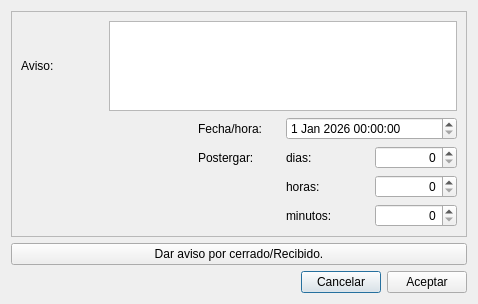
<?xml version="1.0" encoding="UTF-8"?>
<ui version="4.0">
 <class>FrmEditarAvisos</class>
 <widget class="QDialog" name="FrmEditarAvisos">
  <property name="geometry">
   <rect>
    <x>0</x>
    <y>0</y>
    <width>478</width>
    <height>304</height>
   </rect>
  </property>
  <property name="windowTitle">
   <string>Dialog</string>
  </property>
  <layout class="QGridLayout" name="gridLayout">
   <item row="2" column="1">
    <widget class="QPushButton" name="btnCancelar">
     <property name="text">
      <string>Cancelar</string>
     </property>
     <property name="icon">
      <iconset resource="../designer.qrc">
       <normaloff>:/Icons/PNG/close.png</normaloff>:/Icons/PNG/close.png</iconset>
     </property>
    </widget>
   </item>
   <item row="2" column="0">
    <spacer name="horizontalSpacer">
     <property name="orientation">
      <enum>Qt::Orientation::Horizontal</enum>
     </property>
     <property name="sizeHint" stdset="0">
      <size>
       <width>282</width>
       <height>20</height>
      </size>
     </property>
    </spacer>
   </item>
   <item row="2" column="2">
    <widget class="QPushButton" name="btnAceptar">
     <property name="text">
      <string>Aceptar</string>
     </property>
     <property name="icon">
      <iconset resource="../designer.qrc">
       <normaloff>:/Icons/PNG/OK.png</normaloff>:/Icons/PNG/OK.png</iconset>
     </property>
    </widget>
   </item>
   <item row="0" column="0" colspan="3">
    <widget class="QFrame" name="frame">
     <property name="frameShape">
      <enum>QFrame::Shape::StyledPanel</enum>
     </property>
     <property name="frameShadow">
      <enum>QFrame::Shadow::Raised</enum>
     </property>
     <layout class="QGridLayout" name="gridLayout_2">
      <item row="2" column="2">
       <widget class="QLabel" name="label_3">
        <property name="styleSheet">
         <string notr="true">font: 75 10pt &quot;Cantarell&quot;;</string>
        </property>
        <property name="text">
         <string>Postergar:</string>
        </property>
       </widget>
      </item>
      <item row="4" column="3">
       <widget class="QLabel" name="label_6">
        <property name="text">
         <string>minutos:</string>
        </property>
       </widget>
      </item>
      <item row="1" column="3" colspan="2">
       <widget class="QDateTimeEdit" name="dtFechaHora">
        <property name="dateTime">
         <datetime>
          <hour>0</hour>
          <minute>0</minute>
          <second>0</second>
          <year>2026</year>
          <month>1</month>
          <day>1</day>
         </datetime>
        </property>
       </widget>
      </item>
      <item row="1" column="2">
       <widget class="QLabel" name="label_2">
        <property name="text">
         <string>Fecha/hora:</string>
        </property>
       </widget>
      </item>
      <item row="0" column="0">
       <widget class="QLabel" name="label">
        <property name="text">
         <string>Aviso:</string>
        </property>
       </widget>
      </item>
      <item row="2" column="4">
       <widget class="QSpinBox" name="spinDias">
        <property name="alignment">
         <set>Qt::AlignmentFlag::AlignRight|Qt::AlignmentFlag::AlignTrailing|Qt::AlignmentFlag::AlignVCenter</set>
        </property>
       </widget>
      </item>
      <item row="3" column="3">
       <widget class="QLabel" name="label_5">
        <property name="text">
         <string>horas:</string>
        </property>
       </widget>
      </item>
      <item row="3" column="4">
       <widget class="QSpinBox" name="spinHoras">
        <property name="alignment">
         <set>Qt::AlignmentFlag::AlignRight|Qt::AlignmentFlag::AlignTrailing|Qt::AlignmentFlag::AlignVCenter</set>
        </property>
       </widget>
      </item>
      <item row="0" column="1" colspan="4">
       <widget class="QTextEdit" name="txtAviso"/>
      </item>
      <item row="4" column="4">
       <widget class="QSpinBox" name="spinMinutos">
        <property name="alignment">
         <set>Qt::AlignmentFlag::AlignRight|Qt::AlignmentFlag::AlignTrailing|Qt::AlignmentFlag::AlignVCenter</set>
        </property>
       </widget>
      </item>
      <item row="2" column="3">
       <widget class="QLabel" name="label_4">
        <property name="text">
         <string>dias:</string>
        </property>
       </widget>
      </item>
     </layout>
    </widget>
   </item>
   <item row="1" column="0" colspan="3">
    <widget class="QPushButton" name="btnCerrar">
     <property name="text">
      <string>Dar aviso por cerrado/Recibido.</string>
     </property>
     <property name="icon">
      <iconset resource="../designer.qrc">
       <normaloff>:/Icons/PNG/blue.png</normaloff>:/Icons/PNG/blue.png</iconset>
     </property>
    </widget>
   </item>
  </layout>
 </widget>
 <resources>
  <include location="../designer.qrc"/>
 </resources>
 <connections>
  <connection>
   <sender>btnCancelar</sender>
   <signal>clicked()</signal>
   <receiver>FrmEditarAvisos</receiver>
   <slot>close()</slot>
   <hints>
    <hint type="sourcelabel">
     <x>321</x>
     <y>279</y>
    </hint>
    <hint type="destinationlabel">
     <x>203</x>
     <y>264</y>
    </hint>
   </hints>
  </connection>
 </connections>
</ui>
